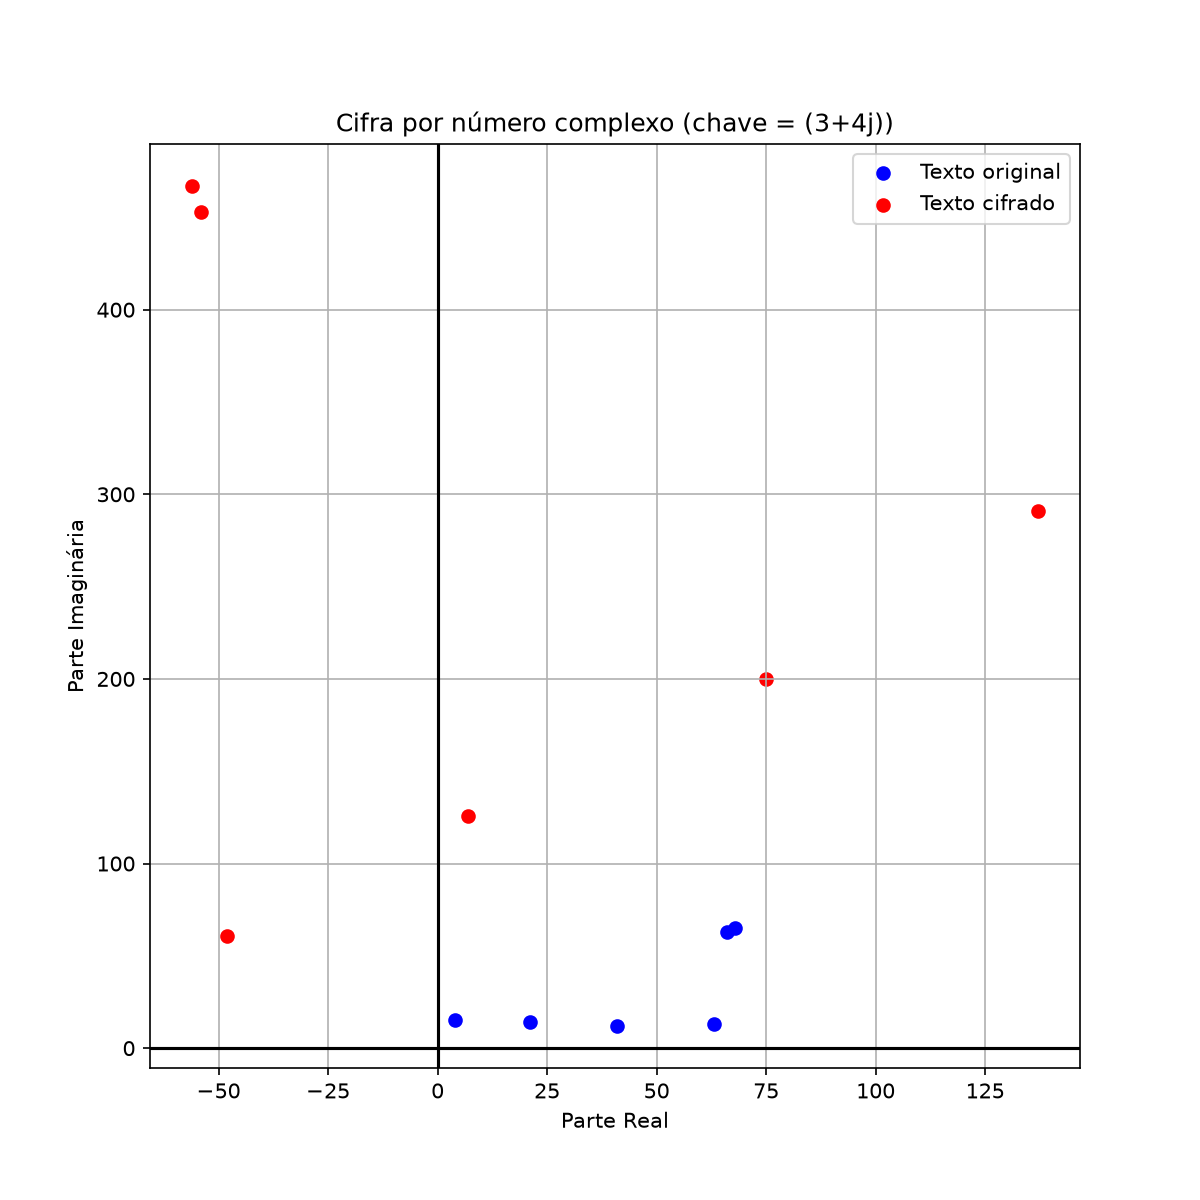

Here is the Python script that generated this plot:
"""
PRJ.5 - Criptografia por mistura de caracteres com números complexos

1) Cada caractere vira um número (posição na tabela ALFABETO, começando em 1).
2) Dois caracteres seguidos formam um complexo: z = a + bi.
3) Cifrar: c = z * chave      Decifrar: z = c / chave
Multiplicar por um complexo gira e estica o ponto no plano cartesiano.
"""

import matplotlib.pyplot as plt

ALFABETO = "abcdefghijklmnopqrstuvwxyzABCDEFGHIJKLMNOPQRSTUVWXYZ0123456789 .,!?áéíóúâêôãõçÁÉÍÓÚÂÊÔÃÕÇ"
CHAVE = complex(3, 4)   # número complexo diferente de zero


def valor(caractere):
    return ALFABETO.index(caractere) + 1


def caractere(numero):
    return ALFABETO[round(numero) - 1]


def cifrar(texto, chave):
    if len(texto) % 2 == 1:
        texto += " "                      # completa o último par
    originais = [complex(valor(texto[i]), valor(texto[i + 1]))
                 for i in range(0, len(texto), 2)]
    cifrados = [z * chave for z in originais]
    return originais, cifrados


def decifrar(cifrados, chave):
    texto = ""
    for c in cifrados:
        z = c / chave
        texto += caractere(z.real) + caractere(z.imag)
    return texto


def plotar(originais, cifrados):
    plt.figure(figsize=(8, 8))
    plt.scatter([z.real for z in originais], [z.imag for z in originais],
                color="blue", label="Texto original")
    plt.scatter([c.real for c in cifrados], [c.imag for c in cifrados],
                color="red", label="Texto cifrado")
    plt.axhline(0, color="black")
    plt.axvline(0, color="black")
    plt.xlabel("Parte Real")
    plt.ylabel("Parte Imaginária")
    plt.title(f"Cifra por número complexo (chave = {CHAVE})")
    plt.grid(True)
    plt.legend()
    plt.savefig("cifra_complexa.png", dpi=150)
    plt.show()


if __name__ == "__main__":
    texto = input("Digite o texto: ") or "Ola, Mundo!"

    originais, cifrados = cifrar(texto, CHAVE)

    print("Original :", originais)
    print("Cifrado  :", cifrados)
    print("Decifrado:", decifrar(cifrados, CHAVE))

    plotar(originais, cifrados)
